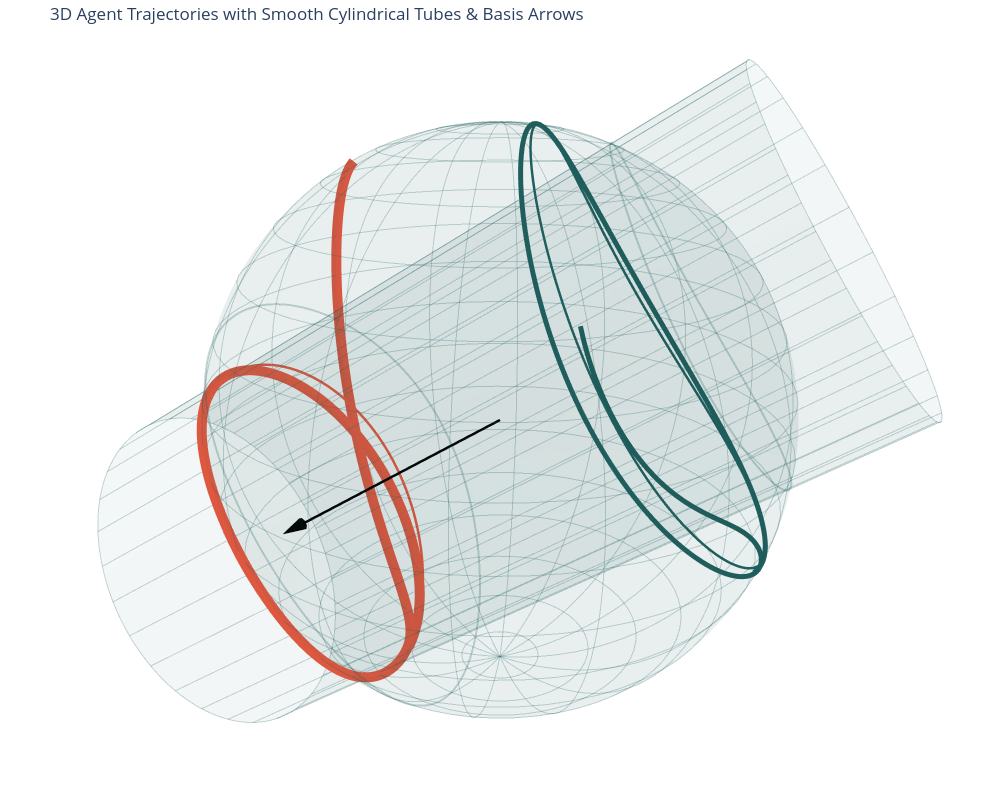

Source (notebook cell):
### Markdown cell above
# Plot

### Code cell
# Show the interactive plot
fig.show()
